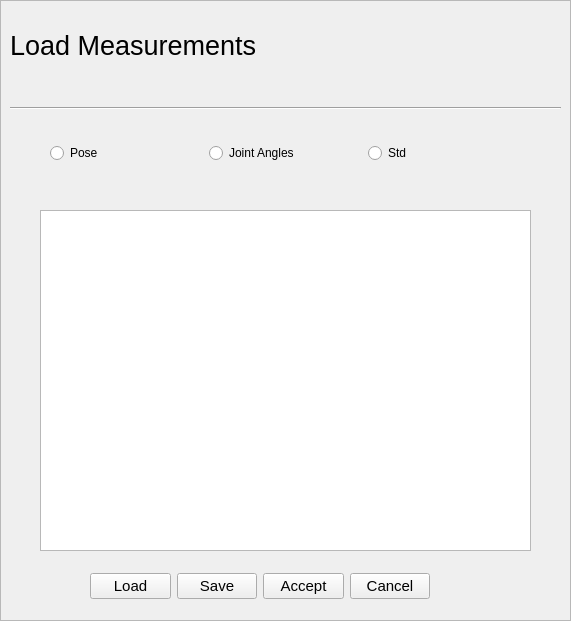
  <widget class="QFrame" name="frame_loadApplicationMeasurements">
   <property name="geometry">
    <rect>
     <x>0</x>
     <y>0</y>
     <width>571</width>
     <height>621</height>
    </rect>
   </property>
   <property name="autoFillBackground">
    <bool>true</bool>
   </property>
   <property name="frameShape">
    <enum>QFrame::StyledPanel</enum>
   </property>
   <property name="frameShadow">
    <enum>QFrame::Raised</enum>
   </property>
   <widget class="QLabel" name="label_4">
    <property name="geometry">
     <rect>
      <x>10</x>
      <y>10</y>
      <width>621</width>
      <height>71</height>
     </rect>
    </property>
    <property name="font">
     <font>
      <pointsize>20</pointsize>
     </font>
    </property>
    <property name="text">
     <string>Load Measurements</string>
    </property>
   </widget>
   <widget class="Line" name="line_3">
    <property name="geometry">
     <rect>
      <x>10</x>
      <y>100</y>
      <width>551</width>
      <height>16</height>
     </rect>
    </property>
    <property name="orientation">
     <enum>Qt::Horizontal</enum>
    </property>
   </widget>
   <widget class="QTableWidget" name="tableWidget_2">
    <property name="geometry">
     <rect>
      <x>40</x>
      <y>210</y>
      <width>491</width>
      <height>341</height>
     </rect>
    </property>
   </widget>
   <widget class="QWidget" name="">
    <property name="geometry">
     <rect>
      <x>90</x>
      <y>570</y>
      <width>340</width>
      <height>33</height>
     </rect>
    </property>
    <layout class="QHBoxLayout" name="horizontalLayout_3">
     <item>
      <widget class="QPushButton" name="pushButton_14">
       <property name="font">
        <font>
         <pointsize>11</pointsize>
        </font>
       </property>
       <property name="text">
        <string>Load</string>
       </property>
      </widget>
     </item>
     <item>
      <widget class="QPushButton" name="pushButton_15">
       <property name="font">
        <font>
         <pointsize>11</pointsize>
        </font>
       </property>
       <property name="text">
        <string>Save</string>
       </property>
      </widget>
     </item>
     <item>
      <widget class="QPushButton" name="pushButton_16">
       <property name="font">
        <font>
         <pointsize>11</pointsize>
        </font>
       </property>
       <property name="text">
        <string>Accept</string>
       </property>
      </widget>
     </item>
     <item>
      <widget class="QPushButton" name="pushButton_cancelApplicationMeasurements">
       <property name="font">
        <font>
         <pointsize>11</pointsize>
        </font>
       </property>
       <property name="text">
        <string>Cancel</string>
       </property>
      </widget>
     </item>
    </layout>
   </widget>
   <widget class="QWidget" name="">
    <property name="geometry">
     <rect>
      <x>50</x>
      <y>140</y>
      <width>471</width>
      <height>26</height>
     </rect>
    </property>
    <layout class="QHBoxLayout" name="horizontalLayout_2">
     <item>
      <widget class="QRadioButton" name="radioButton">
       <property name="text">
        <string>Pose</string>
       </property>
      </widget>
     </item>
     <item>
      <widget class="QRadioButton" name="radioButton_2">
       <property name="text">
        <string>Joint Angles</string>
       </property>
      </widget>
     </item>
     <item>
      <widget class="QRadioButton" name="radioButton_5">
       <property name="text">
        <string>Std</string>
       </property>
      </widget>
     </item>
    </layout>
   </widget>
  </widget>
